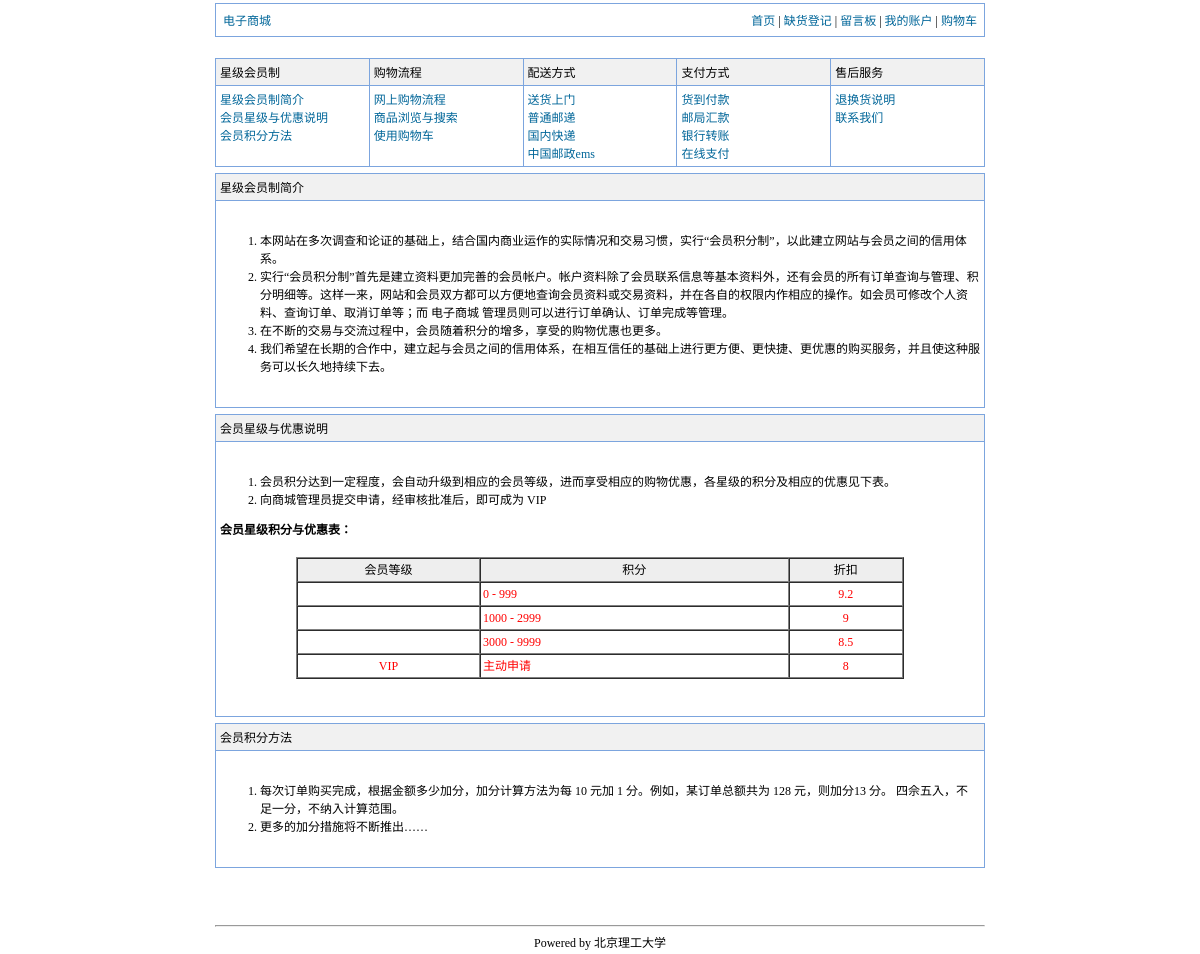
Page /faq.php?faq_page=member on the committed database.
### tables this page shows
CREATE TABLE `dzsw_usergroups` (
  `groupid` smallint(6) unsigned NOT NULL auto_increment,
  `classes` enum('Guest','Member','Specials') NOT NULL default 'Member',
  `grouptitle` varchar(30) NOT NULL default '',
  `creditshigher` int(10) NOT NULL default '0',
  `creditslower` int(10) NOT NULL default '0',
  `groupdiscount` float NOT NULL default '0',
  PRIMARY KEY  (`groupid`),
  KEY `status` (`classes`),
  KEY `creditshigher` (`creditshigher`),
  KEY `creditslower` (`creditslower`)
);

### data/cache/2/cache_usergroup_faq.php (called while the page is built)
<?php
$USERGROUPFAQ_CACHE = array
	(
	0 => array
		(
		'groupid' => '1',
		'classes' => 'Guest',
		'grouptitle' => '',
		'creditshigher' => '0',
		'creditslower' => '0',
		'groupdiscount' => '10'
		),
	1 => array
		(
		'groupid' => '2',
		'classes' => 'Member',
		'grouptitle' => '',
		'creditshigher' => '0',
		'creditslower' => '999',
		'groupdiscount' => '9.2'
		),
	2 => array
		(
		'groupid' => '3',
		'classes' => 'Member',
		'grouptitle' => '',
		'creditshigher' => '1000',
		'creditslower' => '2999',
		'groupdiscount' => '9'
		),
	3 => array
		(
		'groupid' => '4',
		'classes' => 'Member',
		'grouptitle' => '',
		'creditshigher' => '3000',
		'creditslower' => '9999',
		'groupdiscount' => '8.5'
		),
	4 => array
		(
		'groupid' => '5',
		'classes' => 'Specials',
		'grouptitle' => 'VIP',
		'creditshigher' => '0',
		'creditslower' => '0',
		'groupdiscount' => '8'
		)
	);
?>

### includes/cla.db_mysql.php (called while the page is built, shortened)
<?php
Class DB {
	function query($sql, $method = '') {
		if($method=='ub' && @function_exists('mysql_unbuffered_query')){
			$query = mysql_unbuffered_query($sql);
		}else{
			if(!($query = mysql_query($sql)) && $method != 'noshow') {
				$this->halt('MySQL Query Error', $sql);
			}
		}
		return $query;
	}
}

### includes/fun.cache.php (called while the page is built, shortened)
<?php
function updatecache($cachefile_name = '') {
	switch($cachefile_name){
		case 'usergroup':
			cache_usergroup();
		break;
	}
}
function cache_usergroup() {
    global $db,$GLOBALS, $table_usergroups;
    $query = $db->query("SELECT * FROM $table_usergroups");
}

### includes/fun.common.php (called while the page is built, shortened)
<?php
function cacheexists ($filename,$pam = ''){
	if($pam == ''){
		$pam = $filename;
	}
	if(!file_exists(DIR_dzsw."data/cache/cache_".$filename.".php")){
		updatecache($pam);
	}
	return DIR_dzsw."data/cache/cache_".$filename.".php";
}

### faq.php (the view, shortened to what this page needs)
<?php
require('includes/global.php');
if($faq_page == 'shopping'){
	$shipping_method = $payment_method = '';
	if(is_array($faq_title['shipping']['subject'])){
		foreach($faq_title['shipping']['subject'] as $k=>$v){
			$shipping_method .= '<li><a href="faq.php?faq_page=shipping#'.$k.'">'.$v.'</a></li>';
		}
	}
	if(is_array($faq_title['payment']['subject'])){
		foreach($faq_title['payment']['subject'] as $k=>$v){
			$payment_method .= '<li><a href="faq.php?faq_page=payment#'.$k.'">'.$v.'</a></li>';
		}
	}
	include DIR_dzsw.'languages/faq_shopping.php';
}elseif($faq_page == 'server'){
	include DIR_dzsw.'languages/faq_server.php';
}elseif($faq_page == 'member'){
	include(cacheexists('usergroup_faq','usergroup'));
	if(is_array($USERGROUPFAQ_CACHE)){
		$usergroup_faq = $usergroup_specials = '';
		foreach($USERGROUPFAQ_CACHE as $val){
			if($val['classes'] == 'Member'){
				$usergroup_faq .= '
				<tr>
					<td width="16%"><div align="center"><font color="#FF0000">'.$val['grouptitle'].'</font></div></td>
					<td width="27%"><font color="#FF0000">'.$val['creditshigher'].' - '.$val['creditslower'].'</font></td>
					<td width="10%">
					<div align="center"><font color="#FF0000">'.$val['groupdiscount'].'</font></div></td>
				</tr>
					 ';
			}elseif( $val['classes'] =='Specials'){
				$usergroup_specials .= '
				<tr>
					<td width="16%"><div align="center"><font color="#FF0000">'.$val['grouptitle'].'</font></div></td>
					<td width="27%"><font color="#FF0000">主动申请</font></td>
					<td width="10%">
					<div align="center"><font color="#FF0000">'.$val['groupdiscount'].'</font></div></td>
				</tr>
					 ';
			}
		}
	}
	include DIR_dzsw.'languages/faq_member.php';
}
?>

### styles/default.css (style rules this page uses)
body { scrollbar-base-color: #32679D; scrollbar-arrow-color: #C3D2E9; font-size: 12px; margin: 0px; }
table { font-family: Tahoma, Verdana; font-size: 12px }
font { font-family: Tahoma, Verdana; font-size: 12px; line-height: 150%; }
a:link,a:active,a:visited { text-decoration: none; color : #006699; }
.header { font-family: Tahoma, Verdana; font-size: 12px; background-color: #F1F1F1 }
.tableout { background: #7CA5DE; }
.tablebordercolor { border: 1px solid #7CA5DE; }
.text { font-family: Tahoma, Verdana; font-size: 12px; line-height: 150%; }
.bgcolor1 { background-color : #FFFFFF; }
.main { width:770px; margin:0 auto; padding: 0.25em 0.25em 0.25em 0.25em; background-color : #FFFFFF; }

### rows in the picture
dzsw_usergroups: creditshigher "0", creditslower "999", groupdiscount "9.2"
dzsw_usergroups: creditshigher "1000", creditslower "2999", groupdiscount "9"
dzsw_usergroups: creditshigher "3000", creditslower "9999", groupdiscount "8.5"
dzsw_usergroups: groupdiscount "8"

### other values in the picture
$settings['store_name'] "电子商城"
$specials_title "VIP"
$val['grouptitle'] "VIP"
$settings['nt_tomark'] "10"
128/$settings['nt_tomark'] "13"
